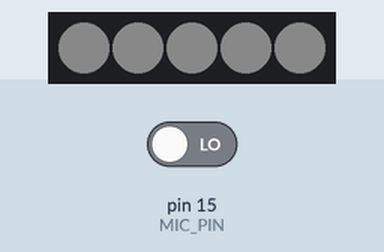
Recording of a sketch running on a simulated Arduino Uno, built with avr-gcc and run on an emulated ATmega328P. On the bench: 5 RGB LEDs in strip order, left to right. The inputs (shaded band) are chosen by the test bench; at power-on: pin 15 (MIC_PIN) LOW. Dim RGB values are drawn brighter than linear.

Above: at 1.2 s.
1.3 s: pin 15 (MIC_PIN) driven HIGH
At 2.4 s:
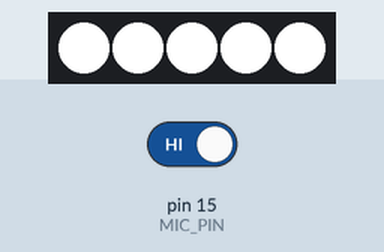
2.9 s: pin 15 (MIC_PIN) driven LOW
At 4.8 s:
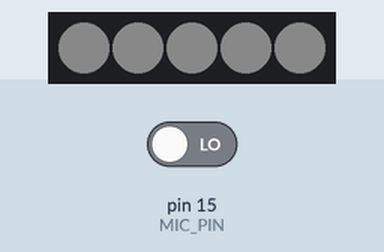
Timing chart, 0 to 6.3 s (numbered marks = the images above; inputs shaded):
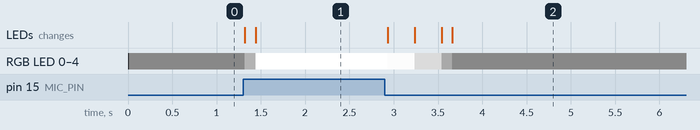

The sketch:

mouth.ino
```cpp
#include <FastLED.h>
#define NUM_LEDS 5
// final product should be aroudn 57pixels (1.9m)

#define DATA_PIN 13
#define MIC_PIN 15

CRGB leds[NUM_LEDS];


void setup() {
  FastLED.addLeds<NEOPIXEL, DATA_PIN>(leds, NUM_LEDS);  // GRB ordering is assumed
  pinMode(MIC_PIN, INPUT);

}


int brightness = 20;
int fadeAmt = 10;


void loop(){


  if(digitalRead(MIC_PIN) == 1) {
    brightness += (fadeAmt*4);

    // to make sure the brightness wont go upper than 255
    if(brightness >= 255 || brightness >= 214)    brightness = 255;

    // to light the array of leds
    for(int i=0; i < NUM_LEDS; i++){
      leds[i].setRGB(brightness,brightness,brightness);
      FastLED.show();
    }
  }


  else{
    brightness -= fadeAmt;


    // to light the array of leds
    for(int e=0; e < NUM_LEDS; e++){
      leds[e].setRGB(brightness,brightness,brightness);
      FastLED.show();
    }

    // make sure the brightness is always 20 by default
    if(brightness <= 20 || brightness == 30){ brightness=20; }
  }


  delay(20);
}
```

Measured:
- after the input at 1.3 s, RGB LED 0–4: RGB(10, 10, 10) → RGB(60, 60, 60) at once, → RGB(255, 255, 255) 0.12 s later; the LEDs: first change at once (image 1 shows a later state)
- after the input at 2.9 s, RGB LED 0–4: RGB(255, 255, 255) → RGB(245, 245, 245) at once, → RGB(145, 145, 145) 0.30 s later, → RGB(45, 45, 45) 0.30 s later, → RGB(10, 10, 10) 0.12 s later
